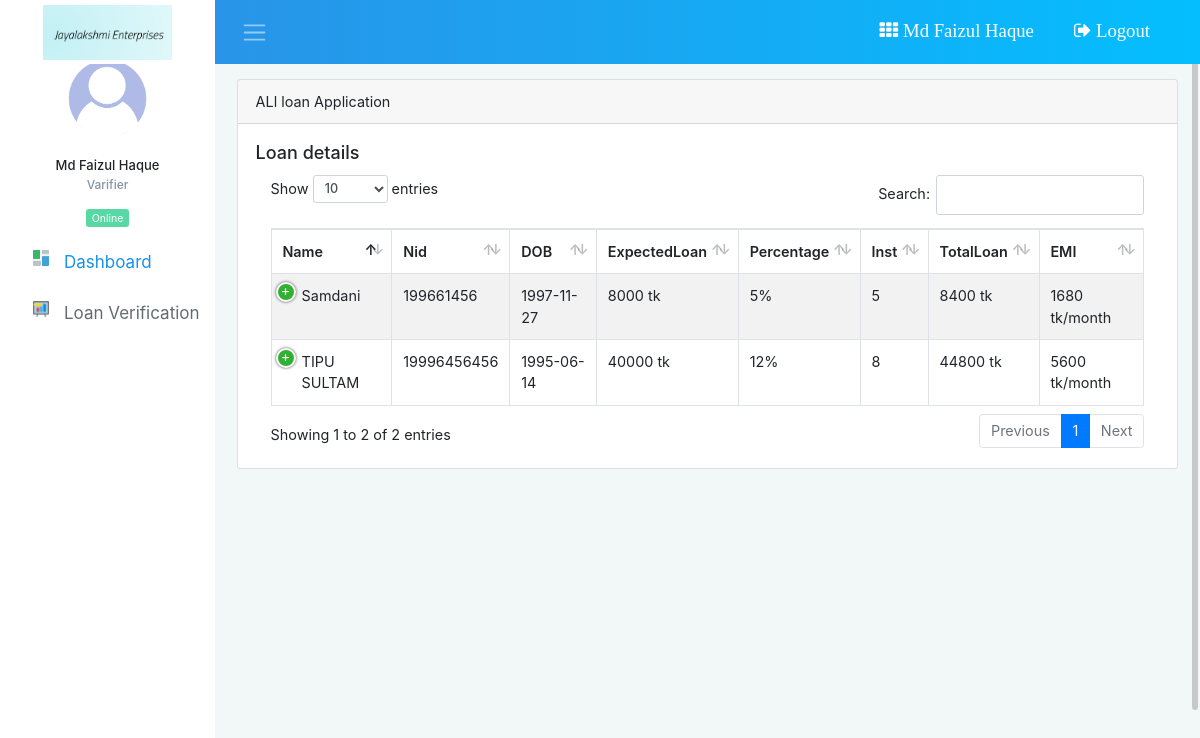
/loan_application.php (signed in), run on the app's committed database.
### tables this page shows
CREATE TABLE `tbl_borrower` (
  `id` int(11) NOT NULL,
  `name` varchar(100) NOT NULL,
  `nid` bigint(30) NOT NULL,
  `rejected` int(11) NOT NULL DEFAULT 0,
  `gender` varchar(20) NOT NULL,
  `mobile` varchar(20) NOT NULL,
  `email` varchar(50) NOT NULL,
  `dob` date NOT NULL,
  `address` varchar(255) NOT NULL,
  `working_status` varchar(50) NOT NULL,
  `image` varchar(100) NOT NULL
);

CREATE TABLE `tbl_loan_application` (
  `id` int(11) NOT NULL,
  `b_id` int(11) NOT NULL,
  `status` int(11) NOT NULL DEFAULT 0,
  `name` varchar(100) NOT NULL,
  `expected_loan` bigint(50) NOT NULL,
  `loan_percentage` int(11) NOT NULL,
  `installments` int(11) NOT NULL,
  `total_loan` bigint(50) NOT NULL,
  `emi_loan` int(11) NOT NULL,
  `amount_paid` bigint(50) DEFAULT 0,
  `amount_remain` bigint(50) DEFAULT NULL,
  `current_inst` int(11) DEFAULT 0,
  `remain_inst` int(11) DEFAULT NULL,
  `next_date` date DEFAULT NULL,
  `files` varchar(255) NOT NULL
);

### classes/ManageLoan.php (called while the page is built, shortened)
<?php
$filepath = realpath(dirname(__FILE__));
include_once ($filepath."/../libs/CrudOperation.php");
class ManageLoan
{
	private $db;
	function __construct()
	{
		$this->db = new CrudOperation();
	}
	public function viewLoanApplication()
	{
		$sql = "SELECT tbl_borrower.*, tbl_loan_application.*
			    FROM tbl_borrower
				INNER JOIN tbl_loan_application
				ON tbl_borrower.id = tbl_loan_application.b_id
		 		ORDER BY tbl_loan_application.id DESC";
		$result = $this->db->select($sql);
		return $result;
	}
}
?>

### libs/CrudOperation.php (called while the page is built, shortened)
<?php
$filepath = realpath(dirname(__FILE__));
Class CrudOperation{
	 public $host   = DB_HOST;
	 public $user   = DB_USER;
	 public $pass   = DB_PASS;
	 public $dbname = DB_NAME;
	 public $link;
	private function connectDB(){
		 $this->link = new mysqli($this->host, $this->user, $this->pass,$this->dbname);
	 }
	public function select($query){
	  $result = $this->link->query($query) or die($this->link->error.__LINE__);
		  if($result->num_rows > 0){
		    return $result;
		  }else {
		    return false;
		  }
	 }
}

### loan_application.php (the view, shortened to what this page needs)
<?php
  include_once "inc/header.php";
  include_once "inc/sidebar.php";
?>
<div class="card">
  <div class="card-header">
    ALl loan Application
  </div>
  <div class="card-body">
    	<h5 class="card-title">Loan details</h5>
		<table id="example" class="table table-striped table-bordered table-hover" cellspacing="0" width="100%">
	        <thead>
	            <tr>
	                <th>Name</th>
	                <th>Nid</th>
	                <th>DOB</th>
	                <th>ExpectedLoan</th>
	                <th>Percentage</th>
	                <th>Inst</th>
	                <th>TotalLoan</th>
	                <th>EMI</th>
	            </tr>
	        </thead>
	        <tbody>
	        	<?php
	        		$all = $ml->viewLoanApplication();
	        		if ($all) {
	        			while ($row = $all->fetch_assoc()) {
	        	 ?>
	            <tr>
	                <td><?php echo $row['name']; ?></td>
	                <td><?php echo $row['nid']; ?></td>
	                <td><?php echo $row['dob']; ?></td>
	                <td><?php echo $row['expected_loan']; ?> tk</td>
	                <td><?php echo $row['loan_percentage']; ?>%</td>
	                <td><?php echo $row['installments']; ?></td>
	                <td><?php echo $row['total_loan']; ?> tk</td>
	                <td><?php echo $row['emi_loan']; ?> tk/month</td>
	            </tr>
				<?php
	        			}
	        		}
				 ?>
	        </tbody>
	    </table>
	  </div>
	</div>
<?php
include_once "inc/footer.php";
?>

### assets/css/dataTables.responsive.css (style rules this page uses)
table.dataTable.dtr-inline.collapsed > tbody > tr > td:first-child, table.dataTable.dtr-inline.collapsed > tbody > tr > th:first-child { position: relative; padding-left: 30px; cursor: pointer; }
table.dataTable.dtr-inline.collapsed > tbody > tr > td:first-child:before, table.dataTable.dtr-inline.collapsed > tbody > tr > th:first-child:before { top: 8px; left: 4px; height: 16px; width: 16px; display: block; position: absolute; color: white; border: 2px solid white; border-radius: 16px; text-align: center; line-height: 14px; box-shadow: 0 0 3px #444; box-sizing: content-box; content: '+'; background-color: #31b131; }

### data on the page
tbl_borrower: tbl_loan_application.name "Samdani", nid "199661456", dob "1997-11-27", tbl_loan_application.expected_loan "8000", tbl_loan_application.loan_percentage "5", tbl_loan_application.installments "5", tbl_loan_application.total_loan "8400", tbl_loan_application.emi_loan "1680"
tbl_borrower: tbl_loan_application.name "TIPU SULTAM", nid "19996456456", dob "1995-06-14", tbl_loan_application.expected_loan "40000", tbl_loan_application.loan_percentage "12", tbl_loan_application.installments "8", tbl_loan_application.total_loan "44800", tbl_loan_application.emi_loan "5600"

### other printed values
Session::get("name") "Md Faizul Haque"
Session::get("designation") "Varifier"
